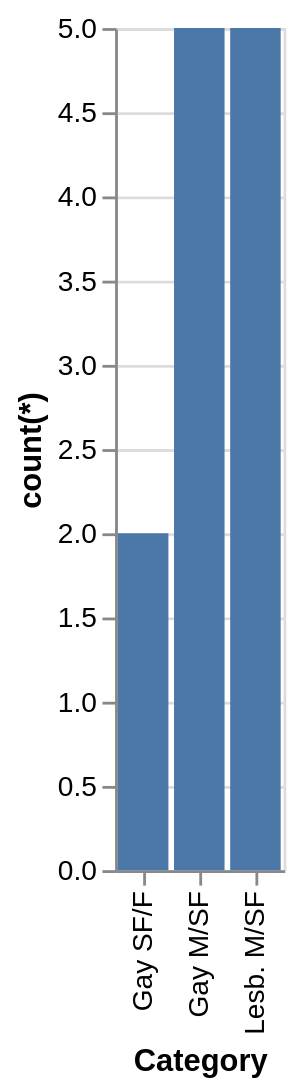

Write a Vega-Lite specification for this figure.
### Vega-Lite specification from a JSON file in a GitHub repository (floating-point values rounded to 4 significant figures)
{"data": {"values": [{"x_data": "Gay SF/F", "y_data": 2}, {"x_data": "Gay M/SF", "y_data": 5}, {"x_data": "Lesb. M/SF", "y_data": 5}]}, "mark": "bar", "encoding": {"x": {"field": "x_data", "type": "nominal", "title": "Category", "sort": {"op": "sum", "field": "y_data", "order": "ascending"}}, "y": {"field": "y_data", "type": "quantitative", "title": "count(*)"}}}
